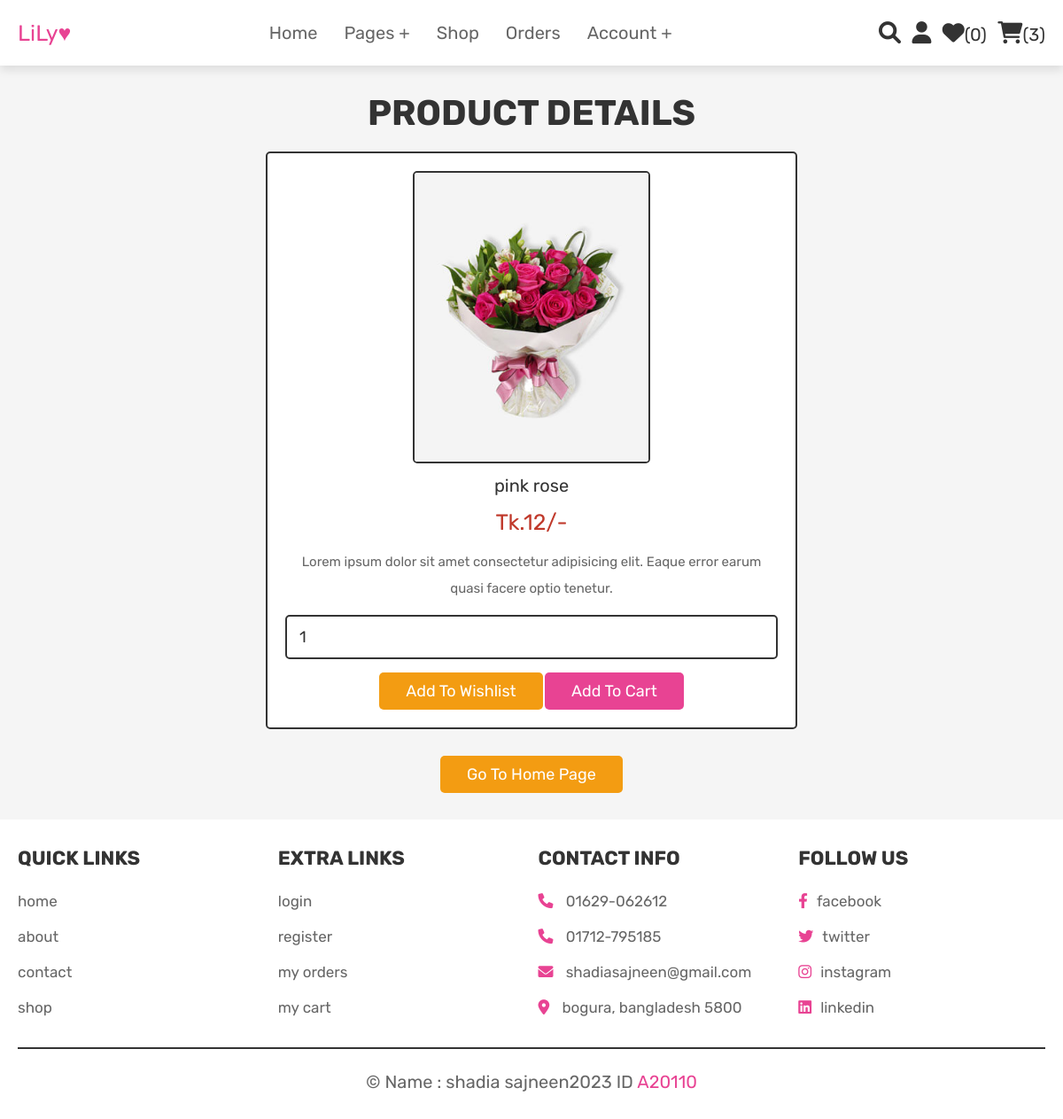
The page /view_page.php?pid=13 (signed in) on the database as committed earlier.
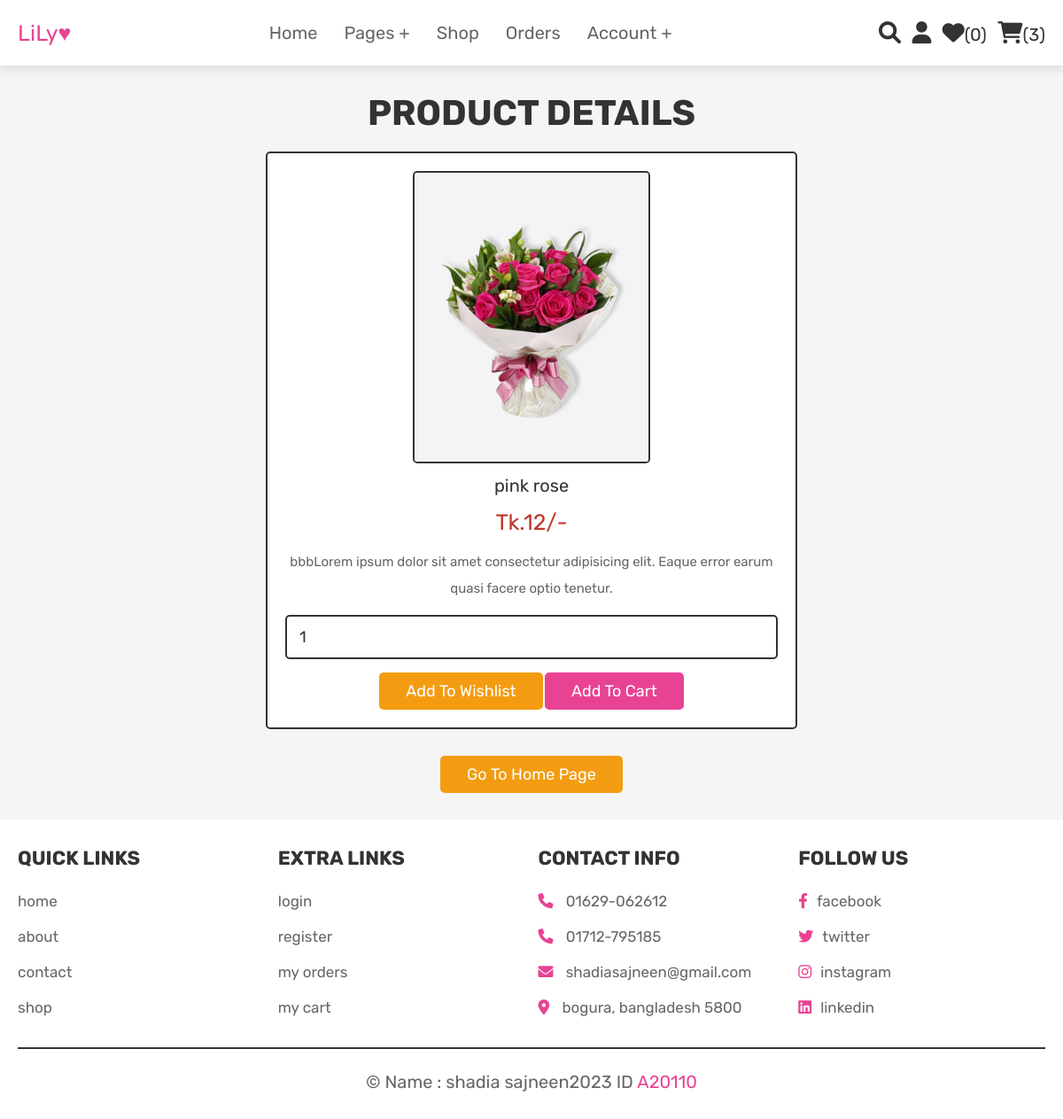
The same page on the database as committed later.
### tables this page shows
CREATE TABLE `products` (
  `id` int(100) NOT NULL,
  `name` varchar(100) NOT NULL,
  `details` varchar(500) NOT NULL,
  `price` int(100) NOT NULL,
  `image` varchar(100) NOT NULL,
  `status` varchar(10) NOT NULL DEFAULT 'instock'
);

### view_page.php (the view, shortened to what this page needs)
<?php
@include 'config.php';
?>
<!DOCTYPE html>
<html lang="en">
<head>
   <link rel="stylesheet" href="https://cdnjs.cloudflare.com/ajax/libs/font-awesome/6.0.0/css/all.min.css">
   <link rel="stylesheet" href="css/style.css">
</head>
<body>
<?php @include 'header.php'; ?>
<section class="quick-view">
    <h1 class="title">product details</h1>
    <?php
        if(isset($_GET['pid'])){
            $pid = $_GET['pid'];
            $select_products = mysqli_query($conn, "SELECT * FROM `products` WHERE id = '$pid'") or die('query failed');
         if(mysqli_num_rows($select_products) > 0){
            while($fetch_products = mysqli_fetch_assoc($select_products)){
    ?>
    <form action="" method="POST">
         <img src="uploaded_img/<?php echo $fetch_products['image']; ?>" alt="" class="image">
         <div class="name"><?php echo $fetch_products['name']; ?></div>
         <div class="price">Tk.<?php echo $fetch_products['price']; ?>/-</div>
         <div class="details"><?php echo $fetch_products['details']; ?></div>
         <input type="number" name="product_quantity" value="1" min="0" class="qty">
         <input type="submit" value="add to wishlist" name="add_to_wishlist" class="option-btn">
         <input type="submit" value="add to cart" name="add_to_cart" class="btn">
      </form>
    <?php
            }
        }else{
        echo '<p class="empty">no products details available!</p>';
        }
    }
    ?>
    <div class="more-btn">
        <a href="home.php" class="option-btn">go to home page</a>
    </div>
</section>
<?php @include 'footer.php'; ?>
</body>
</html>

Rows that differ between the two databases and show on the page:
changed products "pink rose": details "Lorem ipsum dolor sit amet consectetur adipisicing elit. Eaque error earum quasi facere optio tenetur." → "bbbLorem ipsum dolor sit amet consectetur adipisicing elit. Eaque error earum quasi facere optio tenetur."
